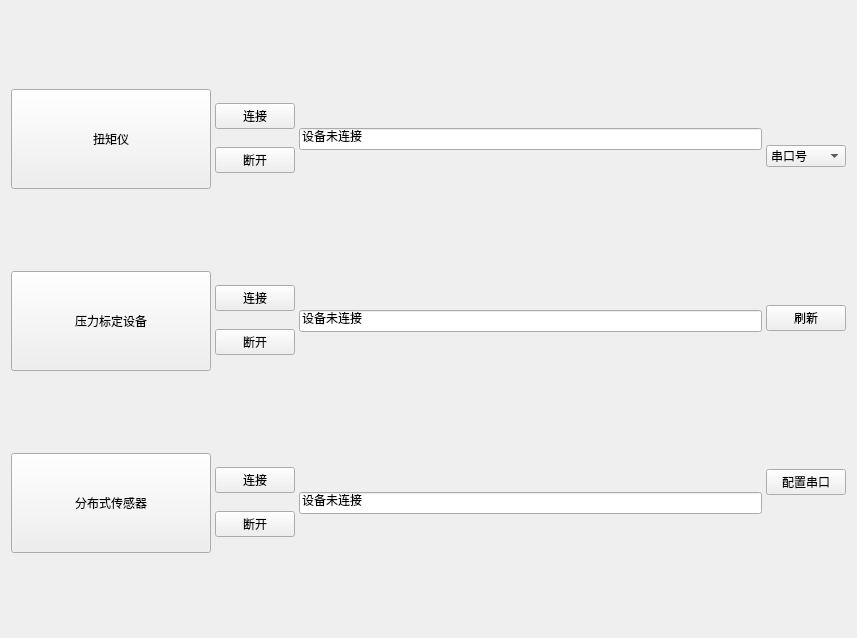
<?xml version="1.0" encoding="UTF-8"?>
<ui version="4.0">
 <class>connect_device_window</class>
 <widget class="QWidget" name="connect_device_window">
  <property name="geometry">
   <rect>
    <x>0</x>
    <y>0</y>
    <width>857</width>
    <height>638</height>
   </rect>
  </property>
  <property name="minimumSize">
   <size>
    <width>700</width>
    <height>450</height>
   </size>
  </property>
  <property name="mouseTracking">
   <bool>false</bool>
  </property>
  <property name="windowTitle">
   <string>Form</string>
  </property>
  <layout class="QHBoxLayout" name="horizontalLayout_5" stretch="0,0">
   <property name="spacing">
    <number>4</number>
   </property>
   <property name="bottomMargin">
    <number>6</number>
   </property>
   <item>
    <layout class="QVBoxLayout" name="verticalLayout_6">
     <item>
      <layout class="QHBoxLayout" name="horizontalLayout_2">
       <item>
        <widget class="QPushButton" name="torque">
         <property name="minimumSize">
          <size>
           <width>200</width>
           <height>100</height>
          </size>
         </property>
         <property name="text">
          <string>扭矩仪</string>
         </property>
         <property name="iconSize">
          <size>
           <width>100</width>
           <height>100</height>
          </size>
         </property>
        </widget>
       </item>
       <item>
        <layout class="QVBoxLayout" name="verticalLayout_2">
         <item>
          <widget class="QPushButton" name="pushButton_5">
           <property name="text">
            <string>连接</string>
           </property>
           <property name="iconSize">
            <size>
             <width>50</width>
             <height>50</height>
            </size>
           </property>
          </widget>
         </item>
         <item>
          <widget class="QPushButton" name="pushButton_6">
           <property name="text">
            <string>断开</string>
           </property>
           <property name="iconSize">
            <size>
             <width>50</width>
             <height>50</height>
            </size>
           </property>
          </widget>
         </item>
        </layout>
       </item>
       <item>
        <widget class="QLineEdit" name="torqueEdit">
         <property name="text">
          <string>设备未连接</string>
         </property>
         <property name="maxLength">
          <number>32780</number>
         </property>
        </widget>
       </item>
      </layout>
     </item>
     <item>
      <layout class="QHBoxLayout" name="horizontalLayout_3">
       <item>
        <widget class="QPushButton" name="biaoding">
         <property name="minimumSize">
          <size>
           <width>200</width>
           <height>100</height>
          </size>
         </property>
         <property name="text">
          <string>压力标定设备</string>
         </property>
         <property name="iconSize">
          <size>
           <width>100</width>
           <height>100</height>
          </size>
         </property>
        </widget>
       </item>
       <item>
        <layout class="QVBoxLayout" name="verticalLayout_3">
         <item>
          <widget class="QPushButton" name="pushButton_3">
           <property name="text">
            <string>连接</string>
           </property>
           <property name="iconSize">
            <size>
             <width>50</width>
             <height>50</height>
            </size>
           </property>
          </widget>
         </item>
         <item>
          <widget class="QPushButton" name="pushButton_4">
           <property name="text">
            <string>断开</string>
           </property>
           <property name="iconSize">
            <size>
             <width>50</width>
             <height>50</height>
            </size>
           </property>
          </widget>
         </item>
        </layout>
       </item>
       <item>
        <widget class="QLineEdit" name="pressureEdit">
         <property name="text">
          <string>设备未连接</string>
         </property>
         <property name="maxLength">
          <number>32780</number>
         </property>
        </widget>
       </item>
      </layout>
     </item>
     <item>
      <layout class="QHBoxLayout" name="horizontalLayout_4">
       <item>
        <widget class="QPushButton" name="sensor">
         <property name="minimumSize">
          <size>
           <width>200</width>
           <height>100</height>
          </size>
         </property>
         <property name="text">
          <string>分布式传感器</string>
         </property>
         <property name="iconSize">
          <size>
           <width>100</width>
           <height>100</height>
          </size>
         </property>
        </widget>
       </item>
       <item>
        <layout class="QVBoxLayout" name="verticalLayout_4">
         <item>
          <widget class="QPushButton" name="sensor_connect">
           <property name="text">
            <string>连接</string>
           </property>
           <property name="iconSize">
            <size>
             <width>40</width>
             <height>40</height>
            </size>
           </property>
          </widget>
         </item>
         <item>
          <widget class="QPushButton" name="sensor_close">
           <property name="text">
            <string>断开</string>
           </property>
           <property name="iconSize">
            <size>
             <width>40</width>
             <height>40</height>
            </size>
           </property>
          </widget>
         </item>
        </layout>
       </item>
       <item>
        <widget class="QLineEdit" name="sensorEdit">
         <property name="text">
          <string>设备未连接</string>
         </property>
         <property name="maxLength">
          <number>32780</number>
         </property>
        </widget>
       </item>
      </layout>
     </item>
    </layout>
   </item>
   <item>
    <layout class="QVBoxLayout" name="verticalLayout_5">
     <item>
      <widget class="QComboBox" name="serial_comboBox">
       <property name="iconSize">
        <size>
         <width>80</width>
         <height>16</height>
        </size>
       </property>
       <item>
        <property name="text">
         <string>串口号</string>
        </property>
       </item>
      </widget>
     </item>
     <item>
      <widget class="QPushButton" name="serial_refresh">
       <property name="text">
        <string>刷新</string>
       </property>
       <property name="iconSize">
        <size>
         <width>40</width>
         <height>40</height>
        </size>
       </property>
      </widget>
     </item>
     <item>
      <widget class="QPushButton" name="pushButton">
       <property name="text">
        <string>配置串口</string>
       </property>
      </widget>
     </item>
    </layout>
   </item>
  </layout>
 </widget>
 <resources/>
 <connections/>
</ui>
